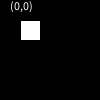
Frame 1 (no input)
Frame 60 (the mouse pressed at the canvas centre just before this capture): identical to frame 1, image omitted
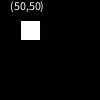
Frame 120 (the mouse held since frame 60 and released just before this capture)

The Processing sketch that drew these frames (run headless with seeded random() and noise(); from frame 60 on, the mouse is pressed at the canvas centre):

// Processing sketch: sketch_cuadrado_color_arreglo
// ── sketch_cuadrado_color_arreglo.pde
float [] x = {
  20, 40, 40, 20
};

float [] y = {
  20, 20, 40, 40
};

void setup () {
  
}

void draw () {
  background(1);
  
  if ( isIn(x, y)) {
      fill (255, 0, 0);
  } else {
    fill (255);
  }
  
  drawRect (x, y);
  text("("+  mouseX + "," + mouseY + ")", 10, 10);
}

void drawRect (float [] x, float [] y) {
  beginShape();
    for (int i = 0; i < 4; i++) {
      vertex(x[i], y[i]);
    }
  endShape(CLOSE);
}

boolean isIn (float [] x, float [] y) {
  return mouseX > x[0] && mouseX < x[1] && mouseY > y[0] && mouseY < y[3];
}
